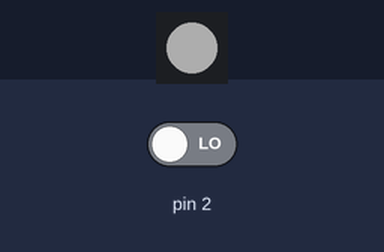
This sketch was run on a simulated Arduino Uno, built with avr-gcc and run on an emulated ATmega328P. Parts: 1 RGB LEDs in strip order, left to right. Inputs (shaded band) come from the test bench; at power-on: pin 2 LOW. Dim RGB values are drawn brighter than linear.

Above: at 1.2 s.
1.3 s: pin 2 driven HIGH
At 2.2 s:
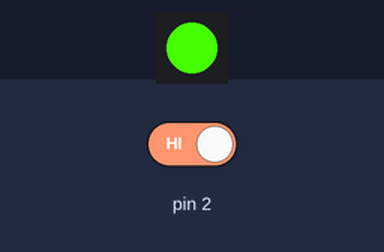
2.8 s: pin 2 driven LOW
At 3.4 s:
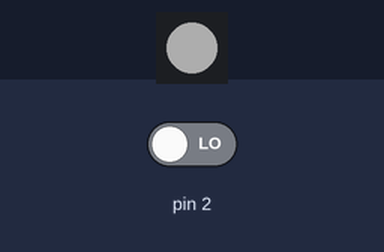
Timing chart, 0 to 5.8 s (numbered marks = the images above; inputs shaded):
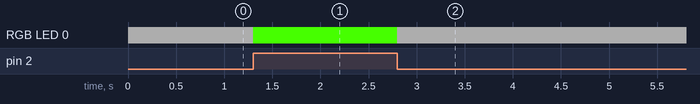

The sketch:

TUET.ino
```cpp
#include <Adafruit_NeoPixel.h>

#ifdef __AVR__
#include <avr/power.h>
#endif

#define PIN            1
#define teiler 5

Adafruit_NeoPixel pixels = Adafruit_NeoPixel(1, PIN, NEO_GRB + NEO_KHZ800);

void setup() {
  pixels.begin(); // This initializes the NeoPixel library.
  pinMode(2, INPUT);
  pinMode(4, INPUT);
  // digitalWrite(4, HIGH);


}
//grb
void loop() {
  if (digitalRead(2) == HIGH) { //USB?
    pixels.setPixelColor(0, pixels.Color(70, 255, 0));//grün
    pixels.show();
  }
  else {
    pixels.setPixelColor(0, pixels.Color(255/teiler, 255/teiler, 255/teiler));//weiss
    pixels.show();
  }
}
/*
     if (digitalRead(2) == HIGH) { //USB?
    //Ladezustand
    if (digitalRead(4) == HIGH) { //voll?
      //voll
      pixels.setPixelColor(0, pixels.Color(255, 0, 0));//grün
      pixels.show();
    }
    if (digitalRead(4) == LOW) {
      //laden
      pixels.setPixelColor(0, pixels.Color(0, 0, 255));//blau
      pixels.show();
    }
  }
  else {
    double batU = (analogRead(2) * 5) / 1024;
    if (batU > 3.5) {
      //leeeeer
      pixels.setPixelColor(0, pixels.Color(0, 255, 0));//rot
      pixels.show();
    }
    else {
      //normal
      pixels.setPixelColor(0, pixels.Color(255, 255, 255));//weiss
      pixels.show();
    }
  }
  delay(500);
*/
```

Measured:
- after the input at 1.3 s, RGB LED 0: RGB(51, 51, 51) → RGB(70, 255, 0) at once
- after the input at 2.8 s, RGB LED 0: RGB(70, 255, 0) → RGB(51, 51, 51) at once
